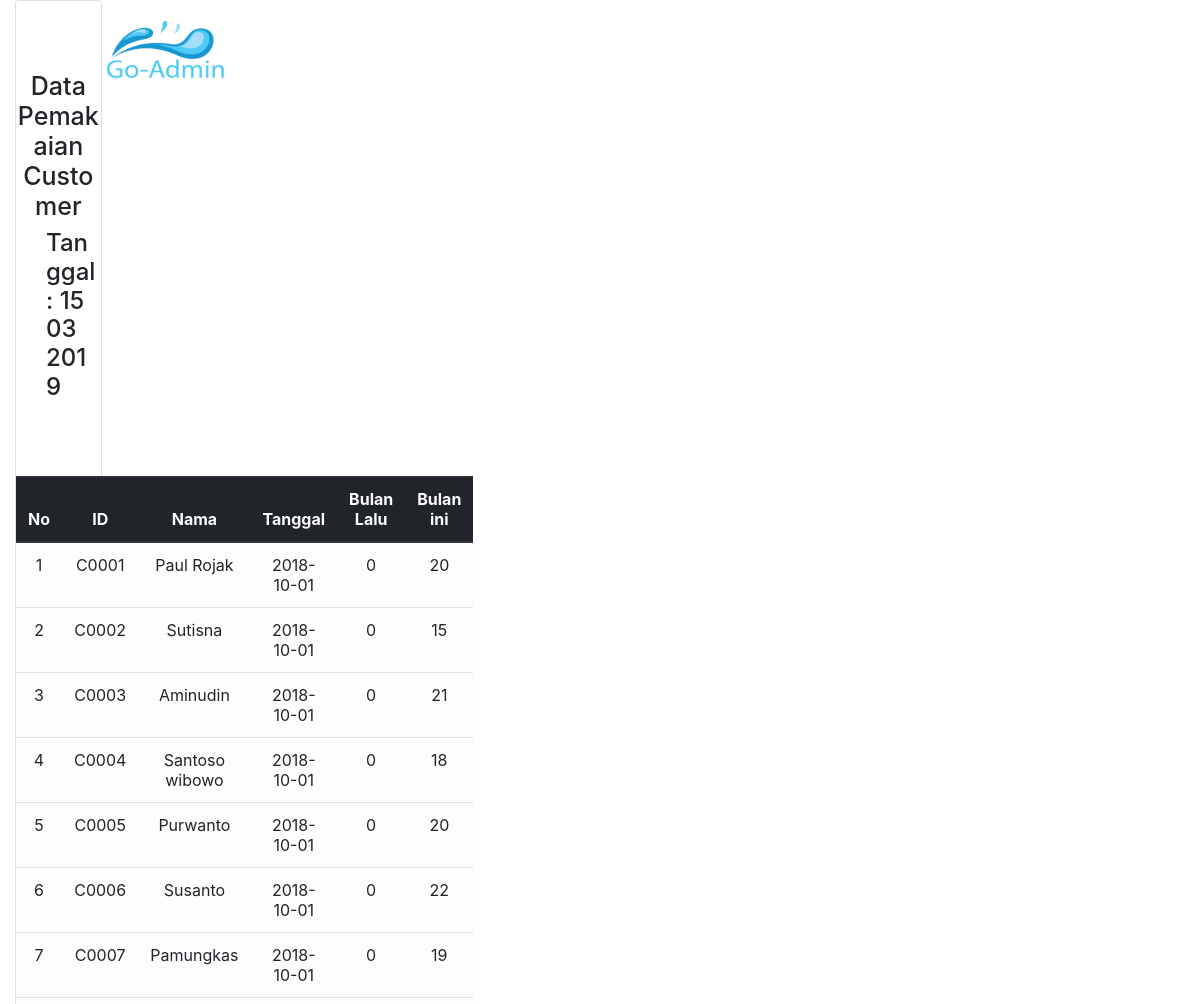
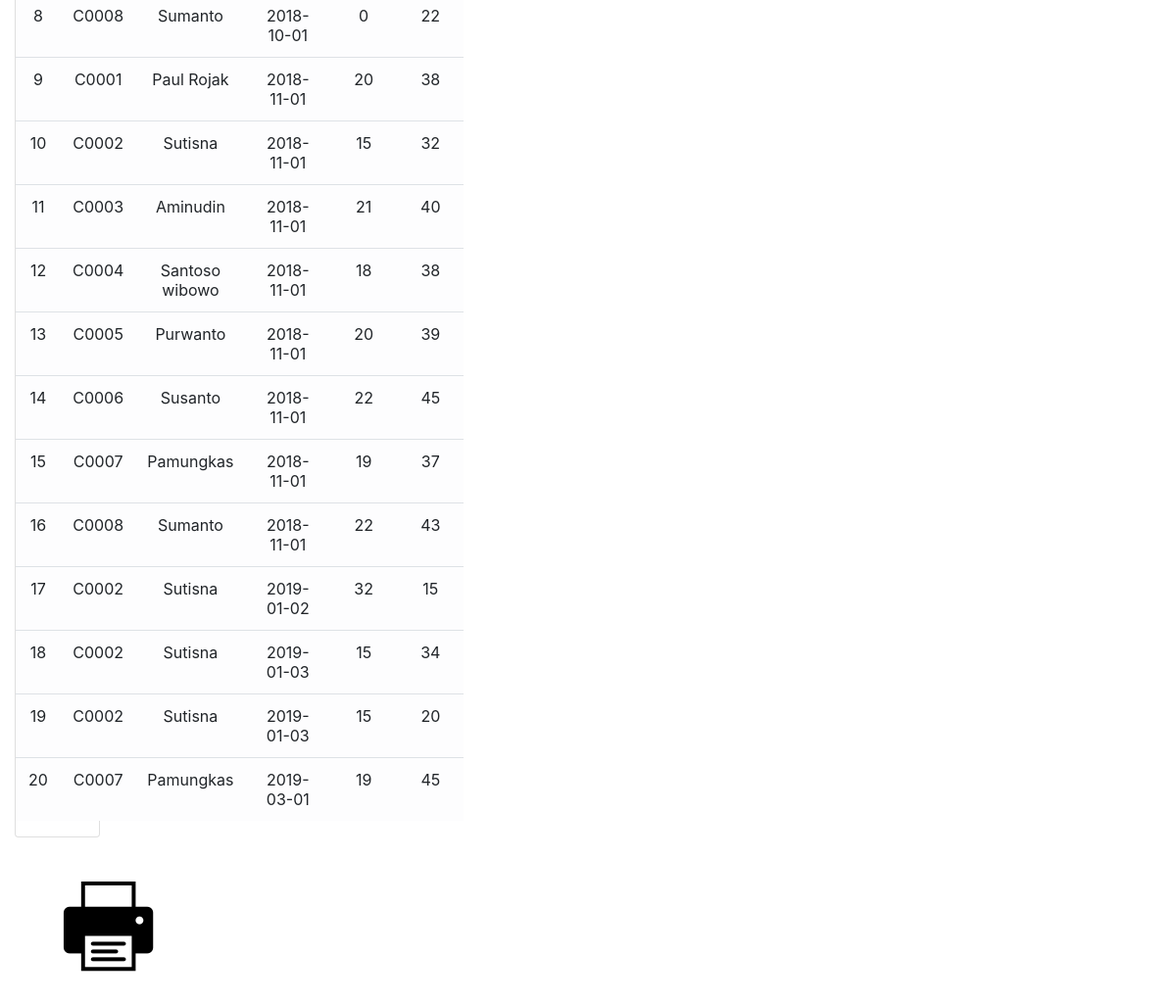
The app's page /index.php/print_pakai with its own data (2 pictures, top to bottom).
### tables this page shows
CREATE TABLE `pemakaian` (
  `No` int(11) NOT NULL AUTO_INCREMENT,
  `Customer_ID` char(5) NOT NULL,
  `Tanggal` date DEFAULT NULL,
  `Pemakaian_Bulan_Lalu` int(11) DEFAULT NULL,
  `Pemakaian_Bulan_Ini` int(11) DEFAULT NULL,
  `status_bayar` varchar(9) DEFAULT NULL,
  PRIMARY KEY (`No`,`Customer_ID`),
  KEY `fk_Pemakaian_Customer1_idx` (`Customer_ID`),
  CONSTRAINT `fk_Pemakaian_Customer1` FOREIGN KEY (`Customer_ID`) REFERENCES `customer` (`ID`) ON DELETE NO ACTION ON UPDATE NO ACTION
);

CREATE TABLE `customer` (
  `ID` char(5) NOT NULL,
  `Nama` varchar(45) DEFAULT NULL,
  `Alamat` text,
  `Telp` varchar(45) DEFAULT NULL,
  `Username` varchar(45) DEFAULT NULL,
  `Password` varchar(500) DEFAULT NULL,
  `Pembayaran` varchar(45) DEFAULT NULL,
  `Status` varchar(45) DEFAULT NULL,
  `paket` varchar(45) DEFAULT NULL,
  `Saldo` int(11) DEFAULT NULL,
  PRIMARY KEY (`ID`),
  UNIQUE KEY `ID` (`ID`)
);

### application/controllers/print_pakai.php (called while the page is built, shortened)
<?php
class print_pakai extends CI_Controller {
    public function __construct()
    {
        $this->load->helper('url');
        $this->load->helper('form');
        $this->load->model('pemakaian_model');
    }
    public function index()
    {
        $data['member']=$this->pemakaian_model->print_pemakaian()->result_object();
        $this->load->view('admin/print_pemakaian',$data);
    }
}
?>

### index.php (called while the page is built, shortened)
<?php
require_once BASEPATH.'core/CodeIgniter.php';

### application/models/pemakaian_model.php (called while the page is built, shortened)
<?php
class Pemakaian_model extends CI_Model {
    public function print_pemakaian()
    {
      return $this->db->query('select No ,Customer_ID,Tanggal, Pemakaian_Bulan_Lalu,Pemakaian_Bulan_Ini,customer.nama from pemakaian join customer on Customer_ID = ID order by No ASC');;
    }
}
?>

### application/views/admin/print_pemakaian.php (the view, shortened to what this page needs)
<link rel="stylesheet" href="<?php echo base_url() ?>assets/css1/bootstrap.min.css">
<link rel="stylesheet" href="<?php echo base_url() ?>assets/css1/themify-icons.css">
<div class="row">
	<div class="col-lg-2">
        <div class="ti it-"
	</div>
	<div class="col-lg-8">
		<div class="card">
			<img src="<?php echo base_url().'assets/img/logo_admin.png'?>" style="width:120px;margin:20px;margin-left:90px;position:absolute">
			<h2 class="box-title" style="text-align:center;font-size:25px;margin-top:70px">Data Pemakaian Customer </h2>
			<h4 class="box-title" style="text-align:lrft;margin-bottom:50px;margin-left:30px">Tanggal :
				<?php echo date("d m Y") ?>
			</h4>
			<table class=" table table-light " id="member">
				<thead class="thead-dark">
					<tr class="text-center">
						<th>No</th>
						<th>ID</th>
						<th>Nama</th>
						<th>Tanggal</th>
						<th> Bulan Lalu</th>
						<th> Bulan ini</th>
					</tr><br>
				</thead>
				<?php
                                   foreach ($member as $hasil) {
                                            ?>
				<tr class="text-center">
					<td>
						<?php echo $hasil->No ?>
					</td>
					<td>
						<?php echo $hasil->Customer_ID ?>
					</td>
					<td>
						<?php echo $hasil->nama ?>
					</td>
					<td>
						<?php echo $hasil->Tanggal ?>
					</td>
					<td>
						<?php echo $hasil->Pemakaian_Bulan_Lalu ?>
					</td>
					<td>
						<?php echo $hasil->Pemakaian_Bulan_Ini ?>
					</td>
				</tr>
				<?php
                                    }
                                    ?>
			</table>
		</div>
	</div>
	<div class="col-lg-2">
		<button onClick="print()" id="clear"><img src="<?php echo base_url() ?>assets/images/print.png" style="margin:40px;"></button>
	</div>
</div>
</div>
</div>

### application/views/admin/print_pemakaian.php (style rules this page uses)
button { background-color: Transparent; background-repeat: no-repeat; border: none; cursor: pointer; overflow: hidden; outline: none; }

### records on screen
pemakaian: No "1", Customer_ID "C0001", Customer_ID.Nama "Paul Rojak", Tanggal "2018-10-01", Pemakaian_Bulan_Lalu "0", Pemakaian_Bulan_Ini "20"
pemakaian: No "2", Customer_ID "C0002", Customer_ID.Nama "Sutisna", Tanggal "2018-10-01", Pemakaian_Bulan_Lalu "0", Pemakaian_Bulan_Ini "15"
pemakaian: No "3", Customer_ID "C0003", Customer_ID.Nama "Aminudin", Tanggal "2018-10-01", Pemakaian_Bulan_Lalu "0", Pemakaian_Bulan_Ini "21"
pemakaian: No "4", Customer_ID "C0004", Customer_ID.Nama "Santoso wibowo", Tanggal "2018-10-01", Pemakaian_Bulan_Lalu "0", Pemakaian_Bulan_Ini "18"
pemakaian: No "5", Customer_ID "C0005", Customer_ID.Nama "Purwanto", Tanggal "2018-10-01", Pemakaian_Bulan_Lalu "0", Pemakaian_Bulan_Ini "20"
pemakaian: No "6", Customer_ID "C0006", Customer_ID.Nama "Susanto", Tanggal "2018-10-01", Pemakaian_Bulan_Lalu "0", Pemakaian_Bulan_Ini "22"
pemakaian: No "7", Customer_ID "C0007", Customer_ID.Nama "Pamungkas", Tanggal "2018-10-01", Pemakaian_Bulan_Lalu "0", Pemakaian_Bulan_Ini "19"
pemakaian: No "8", Customer_ID "C0008", Customer_ID.Nama "Sumanto", Tanggal "2018-10-01", Pemakaian_Bulan_Lalu "0", Pemakaian_Bulan_Ini "22"
pemakaian: No "9", Customer_ID "C0001", Customer_ID.Nama "Paul Rojak", Tanggal "2018-11-01", Pemakaian_Bulan_Lalu "20", Pemakaian_Bulan_Ini "38"
pemakaian: No "10", Customer_ID "C0002", Customer_ID.Nama "Sutisna", Tanggal "2018-11-01", Pemakaian_Bulan_Lalu "15", Pemakaian_Bulan_Ini "32"
pemakaian: No "11", Customer_ID "C0003", Customer_ID.Nama "Aminudin", Tanggal "2018-11-01", Pemakaian_Bulan_Lalu "21", Pemakaian_Bulan_Ini "40"
pemakaian: No "12", Customer_ID "C0004", Customer_ID.Nama "Santoso wibowo", Tanggal "2018-11-01", Pemakaian_Bulan_Lalu "18", Pemakaian_Bulan_Ini "38"
pemakaian: No "13", Customer_ID "C0005", Customer_ID.Nama "Purwanto", Tanggal "2018-11-01", Pemakaian_Bulan_Lalu "20", Pemakaian_Bulan_Ini "39"
pemakaian: No "14", Customer_ID "C0006", Customer_ID.Nama "Susanto", Tanggal "2018-11-01", Pemakaian_Bulan_Lalu "22", Pemakaian_Bulan_Ini "45"
pemakaian: No "15", Customer_ID "C0007", Customer_ID.Nama "Pamungkas", Tanggal "2018-11-01", Pemakaian_Bulan_Lalu "19", Pemakaian_Bulan_Ini "37"
pemakaian: No "16", Customer_ID "C0008", Customer_ID.Nama "Sumanto", Tanggal "2018-11-01", Pemakaian_Bulan_Lalu "22", Pemakaian_Bulan_Ini "43"
pemakaian: No "17", Customer_ID "C0002", Customer_ID.Nama "Sutisna", Tanggal "2019-01-02", Pemakaian_Bulan_Lalu "32", Pemakaian_Bulan_Ini "15"
pemakaian: No "18", Customer_ID "C0002", Customer_ID.Nama "Sutisna", Tanggal "2019-01-03", Pemakaian_Bulan_Lalu "15", Pemakaian_Bulan_Ini "34"
pemakaian: No "19", Customer_ID "C0002", Customer_ID.Nama "Sutisna", Tanggal "2019-01-03", Pemakaian_Bulan_Lalu "15", Pemakaian_Bulan_Ini "20"
pemakaian: No "20", Customer_ID "C0007", Customer_ID.Nama "Pamungkas", Tanggal "2019-03-01", Pemakaian_Bulan_Lalu "19", Pemakaian_Bulan_Ini "45"
